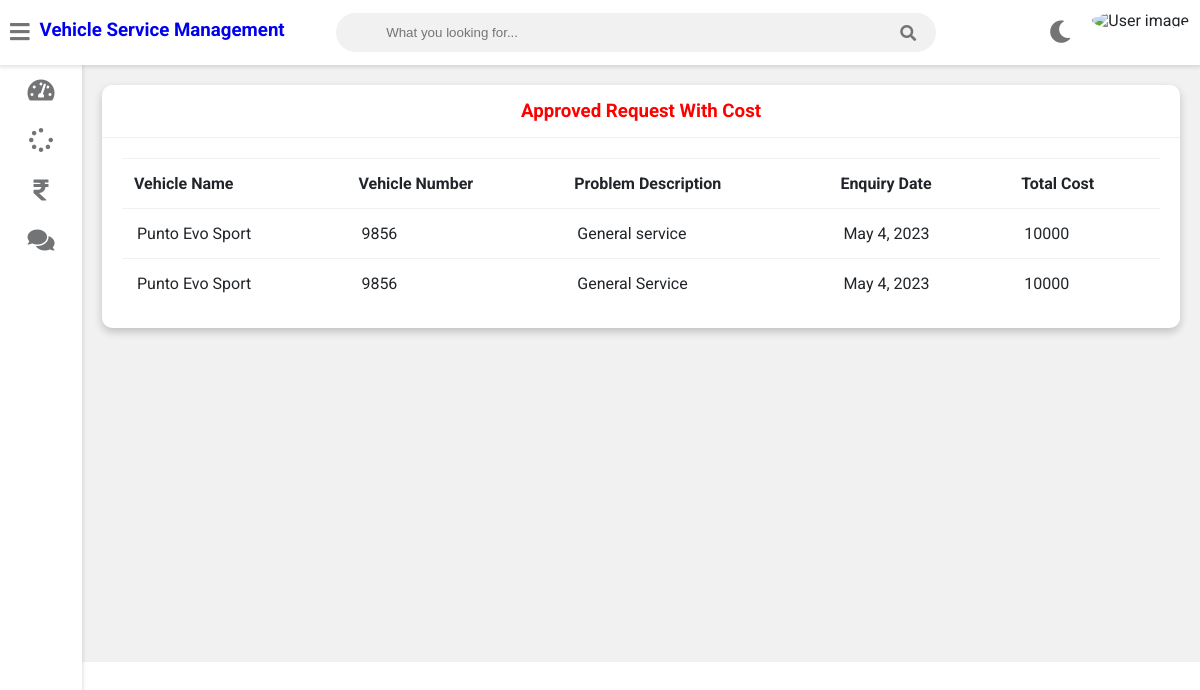
/customer-invoice (signed in), run on the app's committed database.
### vehicle/models.py (models this page shows, shortened)
class Request(models.Model):
    cat=(('two wheeler with gear','two wheeler with gear'),('two wheeler without gear','two wheeler without gear'),('four wheeler','four wheeler'))
    category=models.CharField(max_length=50,choices=cat)
    vehicle_no = models.CharField(max_length=20,null=False)
    vehicle_name = models.CharField(max_length=40,null=False)
    vehicle_model = models.CharField(max_length=40,null=False)
    vehicle_brand = models.CharField(max_length=40,null=False)
    Km_Driven = models.PositiveIntegerField(max_length=40,null=True,blank=True)
    problem_description = models.CharField(max_length=500,null=False)
    date=models.DateField(auto_now=True)
    cost=models.PositiveIntegerField(null=True)
    customer=models.ForeignKey('Customer', on_delete=models.CASCADE,null=True)
    mechanic=models.ForeignKey('Mechanic',on_delete=models.CASCADE,null=True)
    stat=(('Pending','Pending'),('Approved','Approved'),('Repairing','Repairing'),('Repairing Done','Repairing Done'),('Released','Released'))
    status=models.CharField(max_length=50,choices=stat,default='Pending',null=True)

### vehicle/views.py (the view)
# urls.py: path('customer-invoice', views.customer_invoice_view,name='customer-invoice'),
@login_required(login_url='customerlogin')
@user_passes_test(is_customer)
def customer_invoice_view(request):
    customer=models.Customer.objects.get(user_id=request.user.id)
    enquiries=models.Request.objects.all().filter(customer_id=customer.id).exclude(status='Pending')
    return render(request,'vehicle/customer_invoice.html',{'customer':customer,'enquiries':enquiries})

### vehicle/views.py (called while the page is built)
def is_customer(user):
    return user.groups.filter(name='CUSTOMER').exists()

### templates/vehicle/customer_invoice.html
{% extends 'vehicle/customerbase.html' %}
{% block content %}
	<div class="wrapper">
		<div class="row">
			<div class="col-12 col-m-12 col-sm-12">
				<div class="card">
					<div class="card-header">
						<h3 style="color:red; text-align:center" >Approved Request With Cost
						</h3>
					</div>
					<div class="card-content">
						<table>
							<thead>
                <tr>
                  <th>Vehicle Name</th>
                  <th>Vehicle Number</th>
                  <th>Problem Description</th>
                  <th>Enquiry Date</th>
									<th>Total Cost</th>
                </tr>
							</thead>
							<tbody>
                {% for enq in enquiries %}
                <tr>
                  <td>{{enq.vehicle_name}}</td>
                  <td>{{enq.vehicle_no}}</td>
                  <td>{{enq.problem_description}}</td>
                  <td>{{enq.date}}</td>
                  <td>{{enq.cost}}</td>
                </tr>
                {% endfor %}
							</tbody>
						</table>
					</div>
				</div>
			</div>
		</div>
<br><br><br><br><br><br><br><br><br><br><br><br><br><br><br><br>
	</div>
{% endblock content %}

### data on the page
Request: vehicle_name "Punto Evo Sport", vehicle_no "9856", problem_description "General service", date "May 4, 2023", cost "10000"
Request: vehicle_name "Punto Evo Sport", vehicle_no "9856", problem_description "General Service", date "May 4, 2023", cost "10000"
